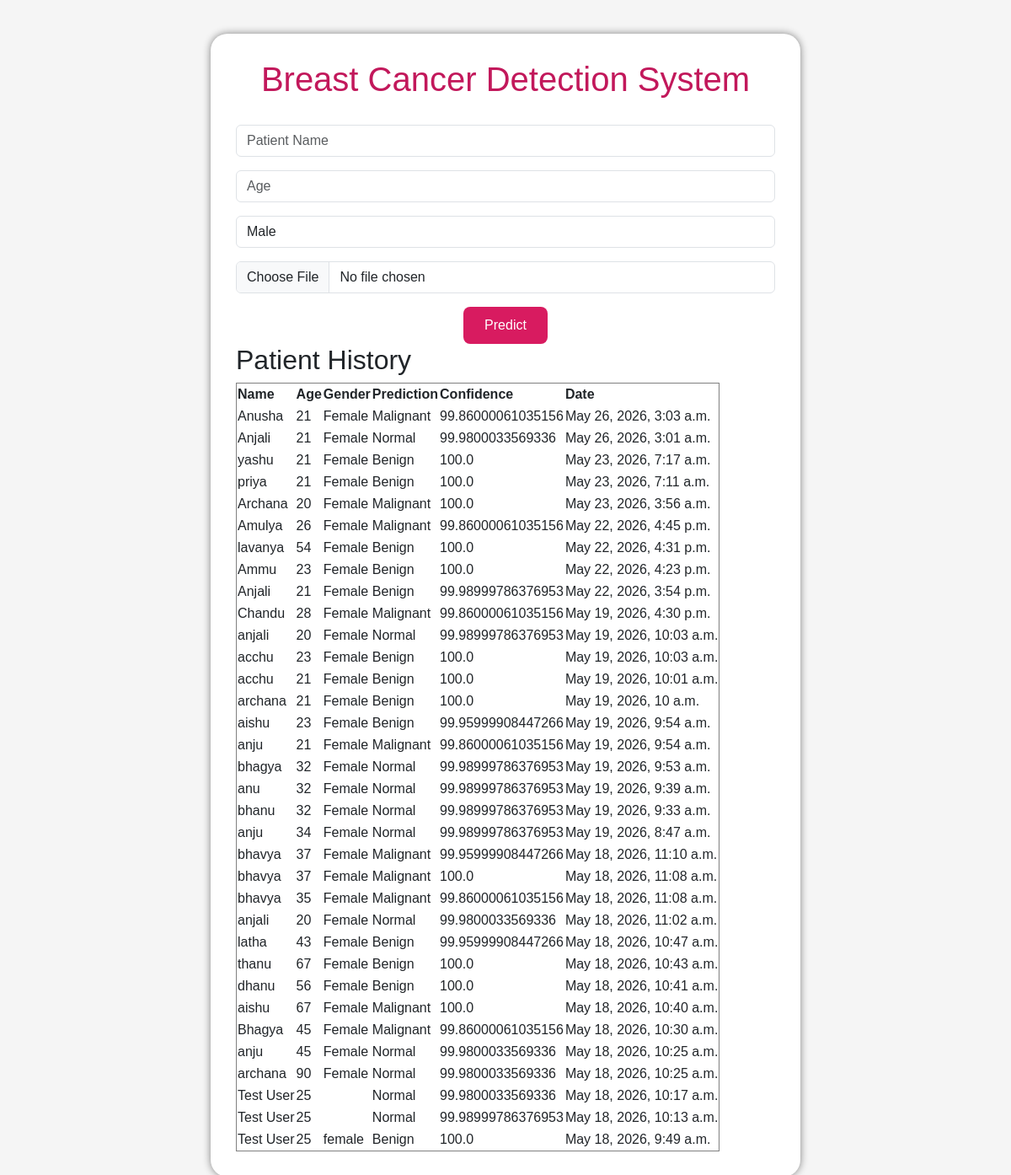
The page / on the database its author committed.
### main/models.py (models this page shows, shortened)
class Patient(models.Model):
    name = models.CharField(max_length=100)
    age = models.IntegerField()
    gender = models.CharField(max_length=10)
    image = models.ImageField(upload_to='uploads/')
    prediction = models.CharField(max_length=50)
    confidence = models.FloatField()
    date = models.DateTimeField(auto_now_add=True)

### main/views.py (the view, shortened to what this page needs)
# urls.py: path('', views.home),
def home(request):
    result = None
    confidence = None
    patient = None
    patients = Patient.objects.all().order_by('-date')
    return render(request, 'main/index.html', {
        'result': result,
        'confidence': confidence,
        'patient': patient,
        'patients': patients
    })

### main/templates/main/index.html (shortened to what this page needs)
<!DOCTYPE html>
<html>
<head>
    <link href="https://cdn.jsdelivr.net/npm/bootstrap@5.3.0/dist/css/bootstrap.min.css" rel="stylesheet">
</head>
<body>
<div class="container-box">
    <h1>Breast Cancer Detection System</h1>
    <form method="POST" enctype="multipart/form-data">
        <div class="mb-3">
            <input type="text" name="name" class="form-control" placeholder="Patient Name" required>
        </div>
        <div class="mb-3">
            <input type="number" name="age" class="form-control" placeholder="Age" required>
        </div>
        <div class="mb-3">
            <select name="gender" class="form-control">
                <option>Male</option>
            </select>
        </div>
        <div class="mb-3">
            <input type="file" name="image" class="form-control" required>
        </div>
        <div class="text-center">
            <button type="submit" class="btn-predict">
                Predict
            </button>
        </div>
    </form>
<h2>Patient History</h2>
<table border="1">
<tr>
    <th>Name</th>
    <th>Age</th>
    <th>Gender</th>
    <th>Prediction</th>
    <th>Confidence</th>
    <th>Date</th>
</tr>
{% for p in patients %}
<tr>
    <td>{{ p.name }}</td>
    <td>{{ p.age }}</td>
    <td>{{ p.gender }}</td>
    <td>{{ p.prediction }}</td>
    <td>{{ p.confidence }}</td>
    <td>{{ p.date }}</td>
</tr>
{% endfor %}
</table>
</div>
</body>
</html>

### main/templates/main/index.html (style rules this page uses)
body { background:#f5f5f5; font-family: Arial, sans-serif; }
.container-box { width:700px; margin:auto; margin-top:40px; background:white; padding:30px; border-radius:20px; box-shadow:0px 0px 10px gray; }
h1 { text-align:center; color:#c2185b; margin-bottom:30px; }
.btn-predict { background:#d81b60; color:white; border:none; padding:10px 25px; border-radius:8px; }

### rows shown on the page
Patient: name "Anusha", age "21", gender "Female", prediction "Malignant", confidence "99.86000061035156", date "May 26, 2026, 3:03 a.m."
Patient: name "Anjali", age "21", gender "Female", prediction "Normal", confidence "99.9800033569336", date "May 26, 2026, 3:01 a.m."
Patient: name "yashu", age "21", gender "Female", prediction "Benign", confidence "100.0", date "May 23, 2026, 7:17 a.m."
Patient: name "priya", age "21", gender "Female", prediction "Benign", confidence "100.0", date "May 23, 2026, 7:11 a.m."
Patient: name "Archana", age "20", gender "Female", prediction "Malignant", confidence "100.0", date "May 23, 2026, 3:56 a.m."
Patient: name "Amulya", age "26", gender "Female", prediction "Malignant", confidence "99.86000061035156", date "May 22, 2026, 4:45 p.m."
Patient: name "lavanya", age "54", gender "Female", prediction "Benign", confidence "100.0", date "May 22, 2026, 4:31 p.m."
Patient: name "Ammu", age "23", gender "Female", prediction "Benign", confidence "100.0", date "May 22, 2026, 4:23 p.m."
Patient: name "Anjali", age "21", gender "Female", prediction "Benign", confidence "99.98999786376953", date "May 22, 2026, 3:54 p.m."
Patient: name "Chandu", age "28", gender "Female", prediction "Malignant", confidence "99.86000061035156", date "May 19, 2026, 4:30 p.m."
Patient: name "anjali", age "20", gender "Female", prediction "Normal", confidence "99.98999786376953", date "May 19, 2026, 10:03 a.m."
Patient: name "acchu", age "23", gender "Female", prediction "Benign", confidence "100.0", date "May 19, 2026, 10:03 a.m."
Patient: name "acchu", age "21", gender "Female", prediction "Benign", confidence "100.0", date "May 19, 2026, 10:01 a.m."
Patient: name "archana", age "21", gender "Female", prediction "Benign", confidence "100.0", date "May 19, 2026, 10 a.m."
Patient: name "aishu", age "23", gender "Female", prediction "Benign", confidence "99.95999908447266", date "May 19, 2026, 9:54 a.m."
Patient: name "anju", age "21", gender "Female", prediction "Malignant", confidence "99.86000061035156", date "May 19, 2026, 9:54 a.m."
Patient: name "bhagya", age "32", gender "Female", prediction "Normal", confidence "99.98999786376953", date "May 19, 2026, 9:53 a.m."
Patient: name "anu", age "32", gender "Female", prediction "Normal", confidence "99.98999786376953", date "May 19, 2026, 9:39 a.m."
Patient: name "bhanu", age "32", gender "Female", prediction "Normal", confidence "99.98999786376953", date "May 19, 2026, 9:33 a.m."
Patient: name "anju", age "34", gender "Female", prediction "Normal", confidence "99.98999786376953", date "May 19, 2026, 8:47 a.m."
Patient: name "bhavya", age "37", gender "Female", prediction "Malignant", confidence "99.95999908447266", date "May 18, 2026, 11:10 a.m."
Patient: name "bhavya", age "37", gender "Female", prediction "Malignant", confidence "100.0", date "May 18, 2026, 11:08 a.m."
Patient: name "bhavya", age "35", gender "Female", prediction "Malignant", confidence "99.86000061035156", date "May 18, 2026, 11:08 a.m."
Patient: name "anjali", age "20", gender "Female", prediction "Normal", confidence "99.9800033569336", date "May 18, 2026, 11:02 a.m."
Patient: name "latha", age "43", gender "Female", prediction "Benign", confidence "99.95999908447266", date "May 18, 2026, 10:47 a.m."
Patient: name "thanu", age "67", gender "Female", prediction "Benign", confidence "100.0", date "May 18, 2026, 10:43 a.m."
Patient: name "dhanu", age "56", gender "Female", prediction "Benign", confidence "100.0", date "May 18, 2026, 10:41 a.m."
Patient: name "aishu", age "67", gender "Female", prediction "Malignant", confidence "100.0", date "May 18, 2026, 10:40 a.m."
Patient: name "Bhagya", age "45", gender "Female", prediction "Malignant", confidence "99.86000061035156", date "May 18, 2026, 10:30 a.m."
Patient: name "anju", age "45", gender "Female", prediction "Normal", confidence "99.9800033569336", date "May 18, 2026, 10:25 a.m."
Patient: name "archana", age "90", gender "Female", prediction "Normal", confidence "99.9800033569336", date "May 18, 2026, 10:25 a.m."
Patient: name "Test User", age "25", prediction "Normal", confidence "99.9800033569336", date "May 18, 2026, 10:17 a.m."
Patient: name "Test User", age "25", prediction "Normal", confidence "99.98999786376953", date "May 18, 2026, 10:13 a.m."
Patient: name "Test User", age "25", gender "female", prediction "Benign", confidence "100.0", date "May 18, 2026, 9:49 a.m."
